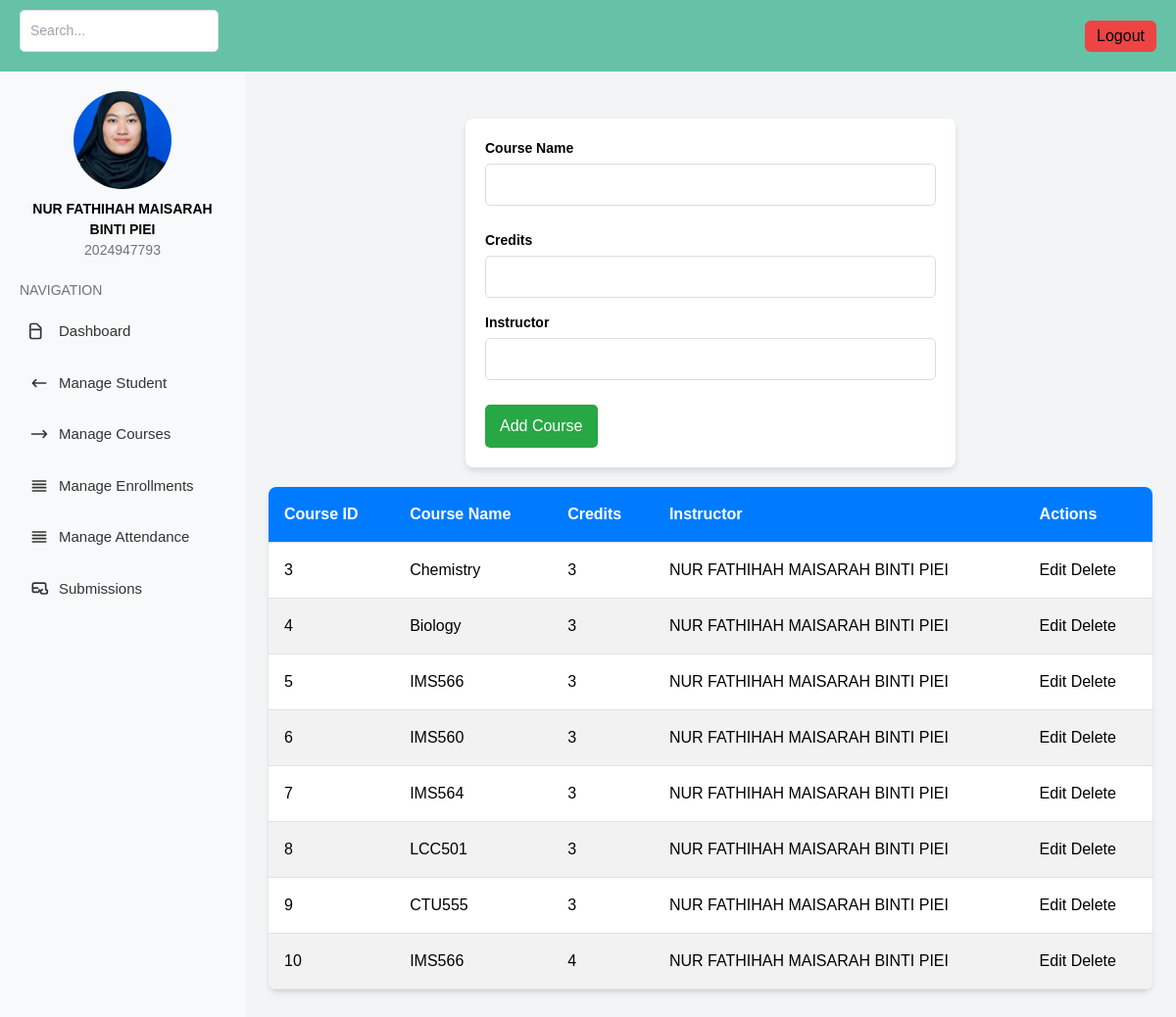
The app's page /managecourses.php with its own data.
### tables this page shows
CREATE TABLE `course` (
  `course_id` int(11) NOT NULL,
  `course_name` varchar(50) NOT NULL,
  `instructor` varchar(50) DEFAULT 'NUR FATHIHAH MAISARAH BINTI PIEI',
  `credits` int(11) NOT NULL
);

### managecourses.php (the view, shortened to what this page needs)
<?php
$servername = "localhost";
$username = "root";
$password = "";
$dbname = "studentonlineformdb";
$conn = new mysqli($servername, $username, $password, $dbname);
$sql = "SELECT * FROM course";
$result = $conn->query($sql);
?>
<!DOCTYPE html>
<html lang="en">
<head>
    <script src="https://cdn.tailwindcss.com"></script>
</head>
<body class="bg-gray-100">
      <div class="navbar">
        <div class="search-bar">
          <input type="text" placeholder="Search...">
        </div>
    <button class="bg-red-500 px-3 py-1 rounded-md"  onclick="window.location.href='login.php';">Logout</button>
        </div>
    <div class="flex h-screen">
         <aside class="sidebar">
            <div class="profile">
                <img src="img/img0.jpg" alt="Profile Picture">
                <h2>NUR FATHIHAH MAISARAH BINTI PIEI</h2>
                <p>2024947793</p>
            </div>
            <h3 class="nav-title">Navigation</h3>
            <ul>
                <li class="nav-item">
                    <a href="staff.php">
                        <svg xmlns="http://www.w3.org/2000/svg" class="h-5 w-5" fill="none" viewBox="0 0 24 24" stroke="currentColor">
                            <path stroke-linecap="round" stroke-linejoin="round" stroke-width="2" d="M3 10h11M9 21H3a2 2 0 01-2-2V5a2 2 0 012-2h6l5 5v11a2 2 0 01-2 2z" />
                        </svg>
                        Dashboard
                    </a>
                </li>
                <li class="nav-item">
                    <a href="managestudent.php">
                        <svg xmlns="http://www.w3.org/2000/svg" class="h-5 w-5" fill="none" viewBox="0 0 24 24" stroke="currentColor">
                            <path stroke-linecap="round" stroke-linejoin="round" stroke-width="2" d="M8 16l-4-4m0 0l4-4m-4 4h16" />
                        </svg>
                        Manage Student
                    </a>
                </li>
                <li class="nav-item">
                    <a href="managecourses.php">
                        <svg xmlns="http://www.w3.org/2000/svg" class="h-5 w-5" fill="none" viewBox="0 0 24 24" stroke="currentColor">
                            <path stroke-linecap="round" stroke-linejoin="round" stroke-width="2" d="M17 16l4-4m0 0l-4-4m4 4H3" />
                        </svg>
                        Manage Courses
                    </a>
                </li>
                <li class="nav-item">
                    <a href="manageenrollements.php">
                        <svg xmlns="http://www.w3.org/2000/svg" class="h-5 w-5" fill="none" viewBox="0 0 24 24" stroke="currentColor">
                            <path stroke-linecap="round" stroke-linejoin="round" stroke-width="2" d="M4 6h16M4 10h16M4 14h16M4 18h16" />
                        </svg>
                        Manage Enrollments
                        </a>
                </li>
                <li class="nav-item">
                    <a href="manageattendance.php">
                        <svg xmlns="http://www.w3.org/2000/svg" class="h-5 w-5" fill="none" viewBox="0 0 24 24" stroke="currentColor">
                            <path stroke-linecap="round" stroke-linejoin="round" stroke-width="2" d="M4 6h16M4 10h16M4 14h16M4 18h16" />
                        </svg>
                        Manage Attendance
                    </a>
                </li>
                <li class="nav-item">
                    <a href="viewsubmission.php">
                        Submissions
                    </a>
                </li>
            </ul>
        </aside>
        <main class="flex-1 p-6">
            <form action="managecourses.php" method="post">
    <div class="form-group">
        <label for="course_name">Course Name</label>
        <input type="text" class="form-control" name="course_name" id="course_name" required>
    </div>
    <div class="form-group">
        <label for="credits">Credits</label>
        <input type="number" class="form-control" name="credits" id="credits" min="1" required>
    </div>
    <div class="form-group">
        <label for="instructor">Instructor</label>
        <input type="text" class="form-control" name="instructor" id="instructor" required>
    </div>
    <button type="submit" class="btn btn-success">Add Course</button>
</form>
            <table class="min-w-full bg-white shadow-md rounded-lg">
                <thead class="bg-gray-100">
                    <tr>
                        <th class="p-4 text-left">Course ID</th>
                        <th class="p-4 text-left">Course Name</th>
                        <th class="p-4 text-left">Credits</th>
                        <th class="p-4 text-left">Instructor</th>
                        <th class="p-4 text-left">Actions</th>
                    </tr>
                </thead>
                <tbody>
                <?php while ($row = $result->fetch_assoc()) { ?>
                    <tr class="border-t">
                        <td class="p-4"><?= $row['course_id'] ?></td>
                        <td class="p-4"><?= $row['course_name'] ?></td>
                        <td class="p-4"><?= $row['credits'] ?></td>
                        <td class="p-4"><?= $row['instructor'] ?></td>
                        <td class="p-4">
                        <a href='managecourses.php?edit_id={$row['course_id'] class='btn btn-edit'>Edit</a>
                        <a href='managecourses.php?delete_id=<?= $row['course_id'] ?>' class='btn btn-delete' onclick='return confirm("Are you sure you want to delete this record?")'>Delete</a>
                        </td>
                    </tr>
                <?php } ?>
                </tbody>
            </table>
        </main>
    </div>
</body>
</html>

### managecourses.php (style rules this page uses)
body { font-family: 'Inter', sans-serif; }
.navbar { display: flex; justify-content: space-between; align-items: center; background-color: #66c2a6; padding: 10px 20px; }
.sidebar { width: 250px; background-color: #f8f9fa; min-height: 100vh; padding: 20px; }
.sidebar .profile { text-align: center; margin-bottom: 20px; }
.sidebar .profile img { width: 100px; height: 100px; border-radius: 50%; object-fit: cover; margin: 0 auto; display: block; }
.sidebar .profile h2 { font-size: 14px; font-weight: 600; margin-top: 10px; }
.sidebar .profile p { font-size: 14px; color: #6c757d; }
.sidebar .nav-title { font-size: 14px; text-transform: uppercase; margin-bottom: 10px; color: #6c757d; }
.sidebar .nav-item { list-style: none; margin-bottom: 10px; }
.sidebar .nav-item a { display: flex; align-items: center; text-decoration: none; color: #333; font-size: 15px; padding: 10px; border-radius: 8px; transition: background-color 0.3s; }
.sidebar .nav-item a svg { margin-right: 10px; }
body { font-family: 'Arial', sans-serif; margin: 0; padding: 0; background-color: #f8f9fa; }
table { width: 100%; border-collapse: collapse; margin: 20px 0; background-color: #fff; box-shadow: 0 4px 6px rgba(0, 0, 0, 0.1); border-radius: 8px; overflow: hidden; }
table th, table td { padding: 15px; text-align: left; border-bottom: 1px solid #dee2e6; }
table th { background-color: #007bff; color: #fff; font-size: 16px; }
table tr:nth-child(even) { background-color: #f2f2f2; }
input[type="text"] { width: 100%; padding: 10px; margin-bottom: 10px; border: 1px solid #ddd; border-radius: 5px; font-size: 14px; outline: none; transition: box-shadow 0.3s ease; }
form { background-color: #fff; padding: 20px; margin: 20px auto; border-radius: 8px; box-shadow: 0 4px 6px rgba(0, 0, 0, 0.1); max-width: 500px; }
form .form-group { margin-bottom: 15px; }
form label { font-size: 14px; font-weight: bold; margin-bottom: 5px; display: block; }
form input { width: 100%; padding: 10px; border: 1px solid #ddd; border-radius: 5px; font-size: 14px; outline: none; }
form button { background-color: #28a745; color: #fff; border: none; padding: 10px 15px; font-size: 16px; border-radius: 5px; cursor: pointer; transition: background-color 0.3s ease; }

### records on screen
course: course_id "3", course_name "Chemistry", credits "3", instructor "NUR FATHIHAH MAISARAH BINTI PIEI"
course: course_id "4", course_name "Biology", credits "3", instructor "NUR FATHIHAH MAISARAH BINTI PIEI"
course: course_id "5", course_name "IMS566", credits "3", instructor "NUR FATHIHAH MAISARAH BINTI PIEI"
course: course_id "6", course_name "IMS560", credits "3", instructor "NUR FATHIHAH MAISARAH BINTI PIEI"
course: course_id "7", course_name "IMS564", credits "3", instructor "NUR FATHIHAH MAISARAH BINTI PIEI"
course: course_id "8", course_name "LCC501", credits "3", instructor "NUR FATHIHAH MAISARAH BINTI PIEI"
course: course_id "9", course_name "CTU555", credits "3", instructor "NUR FATHIHAH MAISARAH BINTI PIEI"
course: course_id "10", course_name "IMS566", credits "4", instructor "NUR FATHIHAH MAISARAH BINTI PIEI"
